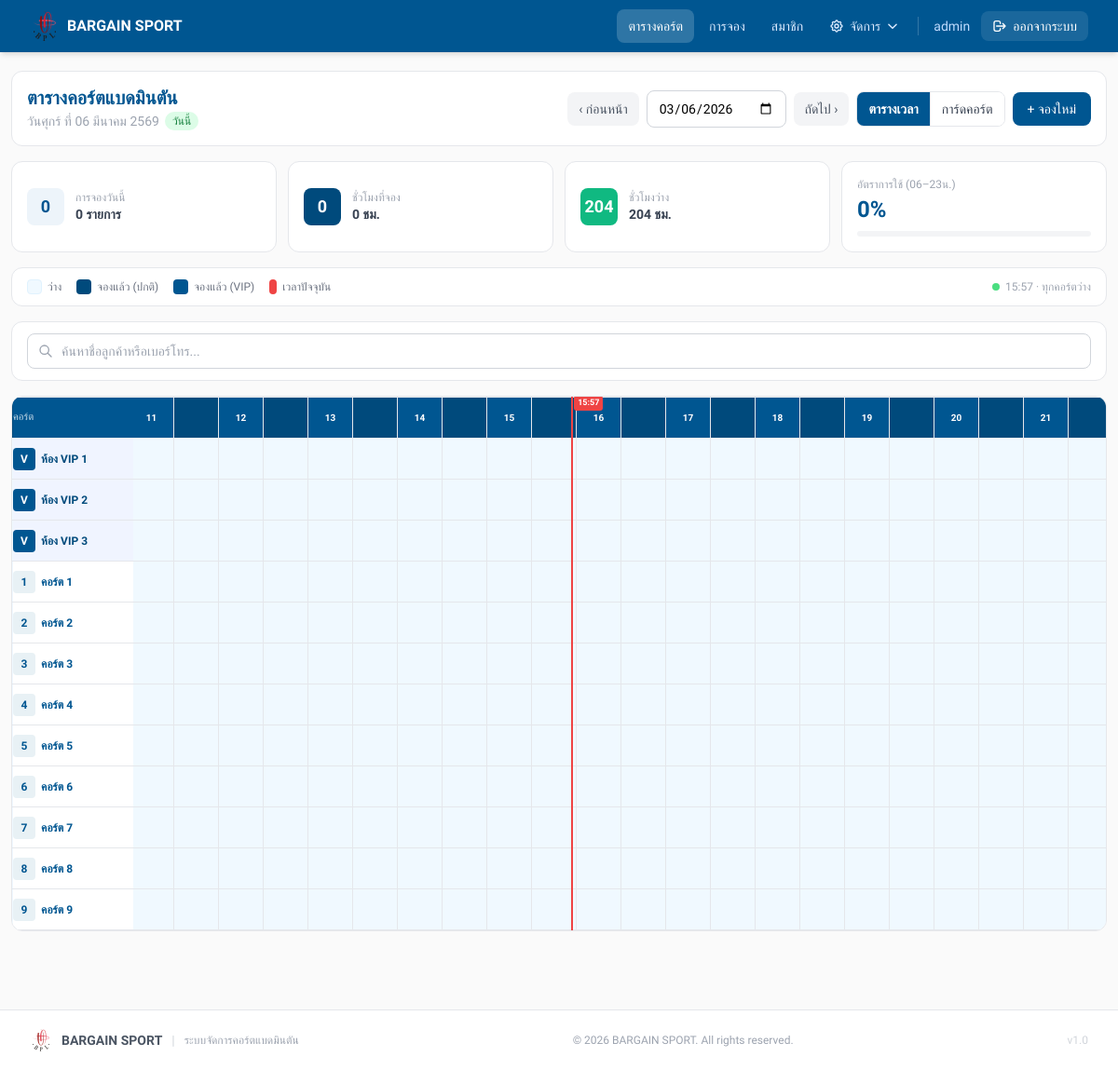
The app's page /timetable_detail.php (signed in) with its own data.
### tables this page shows
CREATE TABLE `courts` (
  `id` int NOT NULL,
  `court_no` int NOT NULL,
  `vip_room_name` varchar(100) DEFAULT NULL COMMENT 'ชื่อห้อง VIP',
  `status` enum('Available','Booked','In Use','Maintenance') DEFAULT 'Available',
  `is_vip` tinyint(1) NOT NULL DEFAULT '0',
  `court_type` enum('normal','vip') DEFAULT 'normal' COMMENT 'ประเภทคอร์ต: normal=ปกติ, vip=VIP',
  `vip_price` decimal(10,2) DEFAULT NULL COMMENT 'ราคาพิเศษสำหรับคอร์ต VIP (บาท/ชั่วโมง)',
  `normal_price` decimal(10,2) DEFAULT NULL COMMENT 'ราคาคงที่สำหรับคอร์ตปกติ (optional)',
  `pricing_group_id` int DEFAULT NULL
);

### timetable_detail.php (the view, shortened to what this page needs)
<?php
require_once __DIR__ . '/config/db.php';
$date = $_GET['date'] ?? date('Y-m-d');
$courts = $pdo->query('SELECT * FROM courts ORDER BY court_type DESC, vip_room_name ASC, court_no ASC')->fetchAll();
$grid        = [];
$gridDetails = [];
foreach ($courts as $c) {
    $grid[$c['id']]        = array_fill(0, 48, null);
    $gridDetails[$c['id']] = array_fill(0, 48, null);
}
$uniqueBookings = [];
$totalBusinessSlots = count($courts) * SLOT_COUNT;
$bookedBusinessSlots = 0;
$freeBusinessSlots = $totalBusinessSlots - $bookedBusinessSlots;
$bookedHours = round($bookedBusinessSlots / 2, 1);
$freeHours   = round($freeBusinessSlots / 2, 1);
$occupancy   = $totalBusinessSlots > 0 ? round($bookedBusinessSlots / $totalBusinessSlots * 100, 1) : 0;
$bookingCount = count($uniqueBookings);
$dateObj    = new DateTime($date);
$thaiMonths = [1=>'มกราคม','กุมภาพันธ์','มีนาคม','เมษายน','พฤษภาคม','มิถุนายน','กรกฎาคม','สิงหาคม','กันยายน','ตุลาคม','พฤศจิกายน','ธันวาคม'];
$thaiDays   = ['อาทิตย์','จันทร์','อังคาร','พุธ','พฤหัสบดี','ศุกร์','เสาร์'];
$dayName    = $thaiDays[(int)$dateObj->format('w')];
$thaiDate   = "วัน{$dayName} ที่ ".$dateObj->format('d')." ".$thaiMonths[(int)$dateObj->format('n')]." ".($dateObj->format('Y')+543);
$isToday    = ($date === date('Y-m-d'));
function getCourtDisplayName(array $court): string {
    if ($court['court_type'] === 'vip' || $court['is_vip'] == 1)
        return $court['vip_room_name'] ?? 'ห้อง VIP';
    return 'คอร์ต ' . $court['court_no'];
}
$prevDate = (new DateTime($date))->modify('-1 day')->format('Y-m-d');
$nextDate = (new DateTime($date))->modify('+1 day')->format('Y-m-d');
?>
<!doctype html>
<html lang="th">
<head>
  <script src="https://cdn.tailwindcss.com"></script>
</head>
<body style="background:#FAFAFA;" class="min-h-screen">
<?php include __DIR__ . '/includes/header.php'; ?>
<div class="max-w-full px-3 py-5">
  <div class="bg-white rounded-xl border border-gray-200 p-4 mb-4">
    <div class="flex flex-col lg:flex-row justify-between items-start lg:items-center gap-3">
      <div>
        <h1 style="color:#005691;" class="text-xl font-bold leading-tight">ตารางคอร์ตแบดมินตัน</h1>
        <p class="text-gray-400 text-sm mt-0.5 flex items-center gap-1.5">
          <?= $thaiDate ?>
          <?php if ($isToday): ?>
          <span class="text-xs px-2 py-0.5 rounded-full bg-green-100 text-green-700 font-medium">วันนี้</span>
          <?php endif; ?>
        </p>
      </div>
      <div class="flex items-center gap-2 flex-wrap">
        <a href="?date=<?= $prevDate ?>" class="px-3 py-2 bg-gray-100 text-gray-600 text-sm rounded-lg hover:bg-gray-200 transition-colors">‹ ก่อนหน้า</a>
        <form method="get" class="flex gap-2">
          <input type="date" name="date" value="<?= htmlspecialchars($date) ?>"
                 onchange="this.form.submit()"
                 class="px-3 py-2 border border-gray-300 rounded-lg focus:border-[#005691] outline-none text-sm">
        </form>
        <a href="?date=<?= $nextDate ?>" class="px-3 py-2 bg-gray-100 text-gray-600 text-sm rounded-lg hover:bg-gray-200 transition-colors">ถัดไป ›</a>
        <div class="flex rounded-lg overflow-hidden border border-gray-200 text-sm flex-shrink-0">
          <button id="btnTimeline" onclick="setView('timeline')"
                  class="px-3 py-2 transition-colors">ตารางเวลา</button>
          <button id="btnCards" onclick="setView('cards')"
                  class="px-3 py-2 transition-colors border-l border-gray-200">การ์ดคอร์ต</button>
        </div>
        <a href="/bookings/create.php" style="background:#005691;"
           class="px-4 py-2 text-white text-sm rounded-lg hover:opacity-90 transition-opacity whitespace-nowrap">+ จองใหม่</a>
      </div>
    </div>
  </div>
  <div class="grid grid-cols-2 sm:grid-cols-4 gap-3 mb-4">
    <div class="bg-white rounded-xl border border-gray-200 p-4 flex items-center gap-3">
      <div style="background:#EDF4FA;" class="w-10 h-10 rounded-lg flex items-center justify-center text-[#005691] text-lg font-bold flex-shrink-0"><?= $bookingCount ?></div>
      <div>
        <p class="text-xs text-gray-400">การจองวันนี้</p>
        <p class="text-sm font-semibold text-gray-700"><?= $bookingCount ?> รายการ</p>
      </div>
    </div>
    <div class="bg-white rounded-xl border border-gray-200 p-4 flex items-center gap-3">
      <div style="background:#004A7C;" class="w-10 h-10 rounded-lg flex items-center justify-center text-white text-lg font-bold flex-shrink-0"><?= $bookedHours ?></div>
      <div>
        <p class="text-xs text-gray-400">ชั่วโมงที่จอง</p>
        <p class="text-sm font-semibold text-gray-700"><?= $bookedHours ?> ชม.</p>
      </div>
    </div>
    <div class="bg-white rounded-xl border border-gray-200 p-4 flex items-center gap-3">
      <div style="background:#10b981;" class="w-10 h-10 rounded-lg flex items-center justify-center text-white text-lg font-bold flex-shrink-0"><?= $freeHours ?></div>
      <div>
        <p class="text-xs text-gray-400">ชั่วโมงว่าง</p>
        <p class="text-sm font-semibold text-gray-700"><?= $freeHours ?> ชม.</p>
      </div>
    </div>
    <div class="bg-white rounded-xl border border-gray-200 p-4">
      <p class="text-xs text-gray-400 mb-1">อัตราการใช้ (06–23น.)</p>
      <p style="color:#005691;" class="text-2xl font-bold leading-tight"><?= $occupancy ?>%</p>
      <div class="w-full bg-gray-100 rounded-full h-1.5 mt-2">
      </div>
    </div>
  </div>
  <div class="bg-white rounded-xl border border-gray-200 px-4 py-3 mb-4 flex flex-wrap gap-4 items-center justify-between">
    <div class="flex flex-wrap gap-4">
      <div class="flex items-center gap-1.5 text-xs text-gray-500">
        <div class="w-4 h-4 rounded" style="background:#f0f9ff;border:1px solid #e0f2fe;"></div>ว่าง
      </div>
      <div class="flex items-center gap-1.5 text-xs text-gray-500">
        <div class="w-4 h-4 rounded" style="background:#004A7C;"></div>จองแล้ว (ปกติ)
      </div>
      <div class="flex items-center gap-1.5 text-xs text-gray-500">
        <div class="w-4 h-4 rounded" style="background:#005691;"></div>จองแล้ว (VIP)
      </div>
      <div class="flex items-center gap-1.5 text-xs text-gray-500">
        <div class="w-2 h-4 rounded" style="background:#ef4444;"></div>เวลาปัจจุบัน
      </div>
    </div>
    <div class="flex items-center gap-3">
      <?php if ($isToday): ?>
      <div id="liveStatus" class="text-xs text-gray-400 font-medium flex items-center gap-1.5">
        <span class="w-2 h-2 rounded-full bg-green-400 inline-block animate-pulse"></span>
        <span id="liveStatusText">กำลังโหลด...</span>
      </div>
      <?php endif; ?>
    </div>
  </div>
  <div class="bg-white rounded-xl border border-gray-200 px-4 py-3 mb-4">
    <div class="flex flex-col sm:flex-row gap-2 items-stretch sm:items-center">
      <div class="relative flex-1">
        <input type="text" id="bookingSearch"
          placeholder="ค้นหาชื่อลูกค้าหรือเบอร์โทร..."
          oninput="doSearch(this.value)"
          class="w-full pl-9 pr-4 py-2 border border-gray-300 rounded-lg text-sm outline-none focus:border-[#005691] focus:ring-1 focus:ring-[#005691]/20">
      </div>
    </div>
  </div>
  <div id="viewTimeline">
  <div class="bg-white rounded-xl border border-gray-200 overflow-hidden mb-4">
    <div class="tl-wrap" id="tlWrap">
      <table class="tl-table" id="tlTable">
        <thead>
          <tr>
            <th class="tl-court-col-head tl-court-cell-head tl-court-col px-3 py-2 text-left">คอร์ต</th>
            <?php for ($i = 0; $i < SLOT_COUNT; $i++):
              $slotAbsolute = SLOT_START + $i;
              $slotHour = intdiv($slotAbsolute, 2);
              $isHalf   = ($slotAbsolute % 2 !== 0);
            ?>
            <th class="tl-slot tl-hour-head <?= $isHalf ? 'half' : '' ?>">
              <?= $isHalf ? '' : sprintf('%02d', $slotHour) ?>
            </th>
            <?php endfor; ?>
          </tr>
        </thead>
        <tbody>
          <?php foreach ($courts as $c):
            $isVip = ($c['court_type'] === 'vip' || $c['is_vip'] == 1);
            $courtName = getCourtDisplayName($c);
            $courtCls  = $isVip ? 'tl-court-cell tl-court-cell-vip' : 'tl-court-cell';
            $bookedCls = $isVip ? 'tl-booked-vip' : 'tl-booked-normal';
          ?>
          <tr>
            <td class="tl-court-col <?= $courtCls ?>" title="<?= htmlspecialchars($courtName) ?>">
              <div class="flex items-center gap-1.5 overflow-hidden">
                <?php if ($isVip): ?>
                <span style="background:#005691;" class="flex-shrink-0 w-6 h-6 rounded flex items-center justify-center text-white text-xs font-bold">V</span>
                <?php else: ?>
                <span style="background:#E8F1F5;color:#005691;" class="flex-shrink-0 w-6 h-6 rounded flex items-center justify-center font-bold text-xs"><?= $c['court_no'] ?></span>
                <?php endif; ?>
                <span class="overflow-hidden text-ellipsis whitespace-nowrap text-xs"><?= htmlspecialchars($courtName) ?></span>
              </div>
            </td>
            <?php
            $si = 0;
            while ($si < SLOT_COUNT):
              $slotAbs = SLOT_START + $si;
              $bkId    = $grid[$c['id']][$slotAbs];
              $bk      = $gridDetails[$c['id']][$slotAbs];
              if ($bkId !== null && $bk !== null):
                $colspan = 0;
                $tmpSi = $si;
                while ($tmpSi < SLOT_COUNT && $grid[$c['id']][SLOT_START + $tmpSi] === $bkId) {
                  $colspan++;
                  $tmpSi++;
                }
                $startDt = new DateTime($bk['start_datetime']);
                $endDt   = (clone $startDt)->modify('+' . (int)$bk['duration_hours'] . ' hour');
                $hasSlip = !empty($bk['payment_slip_path']);
                $bkJson  = htmlspecialchars(json_encode($bk, JSON_UNESCAPED_UNICODE), ENT_QUOTES);
                $cnJson  = htmlspecialchars(json_encode($courtName, JSON_UNESCAPED_UNICODE), ENT_QUOTES);
            ?>
            <td class="tl-booked <?= $bookedCls ?>"
                colspan="<?= $colspan ?>"
                data-bk-id="<?= $bk['id'] ?>"
                data-bk-name="<?= htmlspecialchars($bk['customer_name'], ENT_QUOTES) ?>"
                data-bk-phone="<?= htmlspecialchars($bk['customer_phone'] ?? '', ENT_QUOTES) ?>"
                data-bk-court="<?= htmlspecialchars($courtName, ENT_QUOTES) ?>"
                data-bk-badge="<?= $isVip ? 'V' : $c['court_no'] ?>"
                data-bk-start="<?= $startDt->format('H:i') ?>"
                data-bk-end="<?= $endDt->format('H:i') ?>"
                data-bk-start-ts="<?= $startDt->getTimestamp() ?>"
                data-bk-end-ts="<?= $endDt->getTimestamp() ?>"
                data-bk-vip="<?= $isVip ? '1' : '0' ?>"
                onclick="showModal(<?= $bkJson ?>, <?= $cnJson ?>, <?= $isVip ? 'true' : 'false' ?>)"
                title="<?= htmlspecialchars($bk['customer_name']) ?> <?= $startDt->format('H:i') ?>–<?= $endDt->format('H:i') ?>">
              <div class="tl-booked-inner">
                <div class="tl-booked-name"><?= htmlspecialchars($bk['customer_name']) ?></div>
                <?php if ($colspan >= 3): ?>
                <div class="tl-booked-time"><?= $startDt->format('H:i') ?>–<?= $endDt->format('H:i') ?></div>
                <?php endif; ?>
              </div>
              <?php if ($hasSlip): ?>
              <span class="tl-booked-slip" title="มีสลิปแล้ว">📎</span>
              <?php endif; ?>
            </td>
            <?php
                $si += $colspan;
              else:
            ?>
            <td class="tl-free tl-slot"></td>
            <?php
                $si++;
              endif;
            endwhile;
            ?>
          </tr>
          <?php endforeach; ?>
        </tbody>
      </table>
    </div>
  </div>
  </div>
</div>
<?php include __DIR__ . '/includes/footer.php'; ?>
</body>
</html>

### timetable_detail.php (style rules this page uses)
.tl-wrap { overflow-x: auto; -webkit-overflow-scrolling: touch; position: relative; }
.tl-table { border-collapse: collapse; table-layout: fixed; }
.tl-table th, .tl-table td { height: 44px; padding: 0; border: 1px solid #e5e7eb; white-space: nowrap; }
.tl-court-col { width: 130px; min-width: 130px; max-width: 130px; position: sticky; left: 0; z-index: 2; background: #fff; }
.tl-court-col-head { width: 130px; min-width: 130px; position: sticky; left: 0; z-index: 3; background: #005691; }
.tl-slot { width: 48px; min-width: 48px; }
.tl-hour-head { font-size: 10px; text-align: center; color: #fff; vertical-align: middle; background: #005691; user-select: none; }
.tl-hour-head.half { background: #004A7C; color: #8ab4cc; font-size: 9px; }
.tl-free { background: #f0f9ff; cursor: default; }
.tl-court-cell { padding: 0 10px; font-size: 12px; font-weight: 600; color: #005691; background: #fff; border-right: 2px solid #e5e7eb; }
.tl-court-cell-vip { background: #f0f4ff; color: #004A7C; }
.tl-court-cell-head { font-size: 11px; color: rgba(255,255,255,.8); font-weight: 500; }

### includes/header.php (style rules this page uses)
* { font-family: 'Prompt', sans-serif !important; }

### records on screen
courts: court_type "V", vip_room_name "ห้อง VIP 1"
courts: court_type "V", vip_room_name "ห้อง VIP 2"
courts: court_type "V", vip_room_name "ห้อง VIP 3"
courts: court_no "1", court_no "คอร์ต 1"
courts: court_no "2", court_no "คอร์ต 2"
courts: court_no "3", court_no "คอร์ต 3"
courts: court_no "4", court_no "คอร์ต 4"
courts: court_no "5", court_no "คอร์ต 5"
courts: court_no "6", court_no "คอร์ต 6"
courts: court_no "7", court_no "คอร์ต 7"
courts: court_no "8", court_no "คอร์ต 8"
courts: court_no "9", court_no "คอร์ต 9"

### other values on screen
$_username "admin"
$thaiDate "วันศุกร์ ที่ 06 มีนาคม 2569"
$bookingCount "0"
$bookedHours "0"
$freeHours "204"
$occupancy "0"
$slotHour "11"
$slotHour "12"
$slotHour "13"
$slotHour "14"
$slotHour "15"
$slotHour "16"
$slotHour "17"
$slotHour "18"
$slotHour "19"
